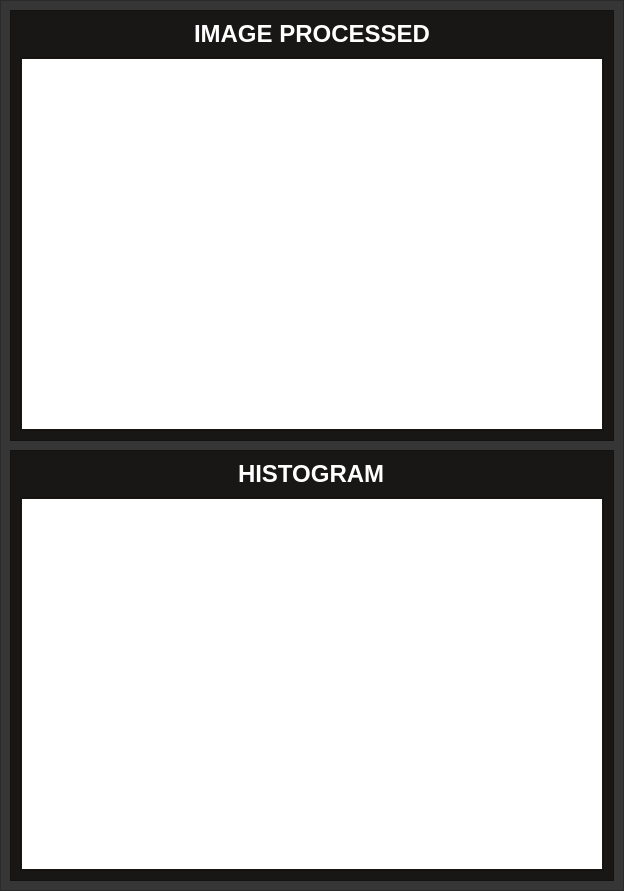
        <widget class="QFrame" name="imageProcessingFrame">
         <property name="sizePolicy">
          <sizepolicy hsizetype="Expanding" vsizetype="Preferred">
           <horstretch>0</horstretch>
           <verstretch>0</verstretch>
          </sizepolicy>
         </property>
         <property name="styleSheet">
          <string notr="true">background-color: rgb(54, 54, 54);</string>
         </property>
         <property name="frameShape">
          <enum>QFrame::StyledPanel</enum>
         </property>
         <property name="frameShadow">
          <enum>QFrame::Raised</enum>
         </property>
         <layout class="QVBoxLayout" name="verticalLayout_5">
          <property name="spacing">
           <number>9</number>
          </property>
          <property name="leftMargin">
           <number>9</number>
          </property>
          <property name="topMargin">
           <number>9</number>
          </property>
          <property name="rightMargin">
           <number>9</number>
          </property>
          <property name="bottomMargin">
           <number>9</number>
          </property>
          <item>
           <widget class="QFrame" name="imageProcessedFrame">
            <property name="sizePolicy">
             <sizepolicy hsizetype="Preferred" vsizetype="Preferred">
              <horstretch>0</horstretch>
              <verstretch>0</verstretch>
             </sizepolicy>
            </property>
            <property name="styleSheet">
             <string notr="true">background-color: rgb(24, 23, 22);</string>
            </property>
            <property name="frameShape">
             <enum>QFrame::StyledPanel</enum>
            </property>
            <property name="frameShadow">
             <enum>QFrame::Raised</enum>
            </property>
            <layout class="QVBoxLayout" name="verticalLayout_7">
             <property name="spacing">
              <number>9</number>
             </property>
             <item alignment="Qt::AlignHCenter|Qt::AlignVCenter">
              <widget class="QLabel" name="label_2">
               <property name="font">
                <font>
                 <pointsize>18</pointsize>
                 <weight>75</weight>
                 <bold>true</bold>
                </font>
               </property>
               <property name="styleSheet">
                <string notr="true">color: rgb(255, 255, 255);
border:none;</string>
               </property>
               <property name="text">
                <string>IMAGE PROCESSED</string>
               </property>
              </widget>
             </item>
             <item alignment="Qt::AlignHCenter|Qt::AlignTop">
              <widget class="QFrame" name="frame_12">
               <property name="sizePolicy">
                <sizepolicy hsizetype="Expanding" vsizetype="Expanding">
                 <horstretch>0</horstretch>
                 <verstretch>0</verstretch>
                </sizepolicy>
               </property>
               <property name="frameShape">
                <enum>QFrame::StyledPanel</enum>
               </property>
               <property name="frameShadow">
                <enum>QFrame::Raised</enum>
               </property>
               <layout class="QVBoxLayout" name="verticalLayout_13">
                <property name="spacing">
                 <number>1</number>
                </property>
                <property name="leftMargin">
                 <number>1</number>
                </property>
                <property name="topMargin">
                 <number>1</number>
                </property>
                <property name="rightMargin">
                 <number>1</number>
                </property>
                <property name="bottomMargin">
                 <number>1</number>
                </property>
                <item alignment="Qt::AlignHCenter|Qt::AlignVCenter">
                 <widget class="QLabel" name="ROILabel">
                  <property name="sizePolicy">
                   <sizepolicy hsizetype="Preferred" vsizetype="Preferred">
                    <horstretch>0</horstretch>
                    <verstretch>0</verstretch>
                   </sizepolicy>
                  </property>
                  <property name="minimumSize">
                   <size>
                    <width>580</width>
                    <height>370</height>
                   </size>
                  </property>
                  <property name="maximumSize">
                   <size>
                    <width>570</width>
                    <height>370</height>
                   </size>
                  </property>
                  <property name="styleSheet">
                   <string notr="true">background-color: rgb(255, 255, 255);
border:none;</string>
                  </property>
                  <property name="text">
                   <string/>
                  </property>
                 </widget>
                </item>
               </layout>
              </widget>
             </item>
            </layout>
           </widget>
          </item>
          <item>
           <widget class="QFrame" name="frame_9">
            <property name="styleSheet">
             <string notr="true">background-color: rgb(24, 23, 22);</string>
            </property>
            <property name="frameShape">
             <enum>QFrame::StyledPanel</enum>
            </property>
            <property name="frameShadow">
             <enum>QFrame::Raised</enum>
            </property>
            <layout class="QVBoxLayout" name="verticalLayout_8">
             <property name="spacing">
              <number>9</number>
             </property>
             <item alignment="Qt::AlignHCenter|Qt::AlignVCenter">
              <widget class="QLabel" name="label_32">
               <property name="font">
                <font>
                 <pointsize>18</pointsize>
                 <weight>75</weight>
                 <bold>true</bold>
                </font>
               </property>
               <property name="styleSheet">
                <string notr="true">color: rgb(255, 255, 255);
border:none;</string>
               </property>
               <property name="text">
                <string>HISTOGRAM</string>
               </property>
              </widget>
             </item>
             <item alignment="Qt::AlignHCenter|Qt::AlignTop">
              <widget class="QFrame" name="frame_11">
               <property name="frameShape">
                <enum>QFrame::StyledPanel</enum>
               </property>
               <property name="frameShadow">
                <enum>QFrame::Raised</enum>
               </property>
               <layout class="QVBoxLayout" name="verticalLayout_12">
                <property name="spacing">
                 <number>1</number>
                </property>
                <property name="leftMargin">
                 <number>1</number>
                </property>
                <property name="topMargin">
                 <number>1</number>
                </property>
                <property name="rightMargin">
                 <number>1</number>
                </property>
                <property name="bottomMargin">
                 <number>1</number>
                </property>
                <item alignment="Qt::AlignHCenter|Qt::AlignVCenter">
                 <widget class="QLabel" name="histogramLabel">
                  <property name="sizePolicy">
                   <sizepolicy hsizetype="Preferred" vsizetype="Preferred">
                    <horstretch>0</horstretch>
                    <verstretch>0</verstretch>
                   </sizepolicy>
                  </property>
                  <property name="minimumSize">
                   <size>
                    <width>580</width>
                    <height>370</height>
                   </size>
                  </property>
                  <property name="maximumSize">
                   <size>
                    <width>580</width>
                    <height>370</height>
                   </size>
                  </property>
                  <property name="styleSheet">
                   <string notr="true">background-color: rgb(255, 255, 255);
border:none;</string>
                  </property>
                  <property name="text">
                   <string/>
                  </property>
                 </widget>
                </item>
               </layout>
              </widget>
             </item>
            </layout>
           </widget>
          </item>
         </layout>
        </widget>
